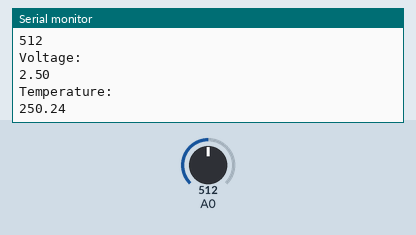
A sketch run on a simulated Arduino Uno, built with avr-gcc and run on an emulated ATmega328P. Parts: the last lines printed to the serial monitor. The test bench sets the inputs (shaded band); at power-on: A0 = 512.

Above: at 1.8 s.
1.9 s: A0 set to 716
At 2.8 s:
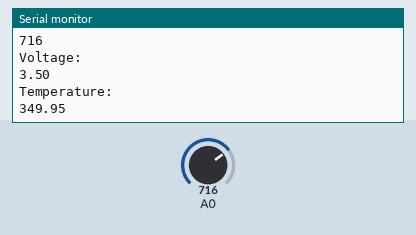
3.4 s: A0 set to 900
At 4.8 s:
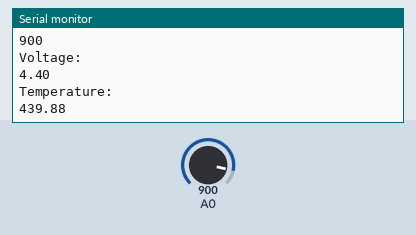
Timing chart, 0 to 6.4 s (numbered marks = the images above; inputs shaded):
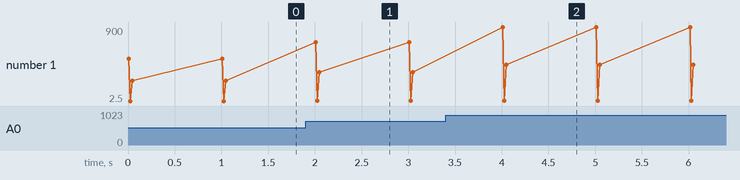

The sketch:

code2_lm35_temperature_sensor.ino
```cpp
void setup() {
  Serial.begin(9600);
}

void loop() {
  int adc=analogRead(A0);
  float voltage=adc*(5.0/1023.0);
  float temperature=voltage/0.01;
  Serial.println("ADC:");
  Serial.println(adc);
  Serial.println("Voltage:");
  Serial.println(voltage);
  Serial.println("Temperature:");
  Serial.println(temperature);
  delay(1000);
}
```

Measured:
- after the input at 1.9 s, the serial monitor: prints a new line after 0.11 s (image 1)
- after the input at 3.4 s, the serial monitor: prints a new line after 0.61 s (image 2)
- plotted number 1: 250.24 → 349.95 after the input at 1.9 s, 349.95 → 439.88 after the input at 3.4 s
